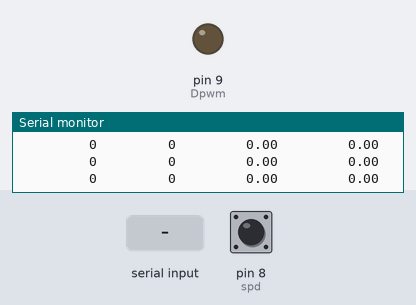
Recording of a sketch running on a simulated Arduino Uno, built with avr-gcc and run on an emulated ATmega328P. Parts: output pins drawn as LEDs (lit = HIGH), the last lines printed to the serial monitor. The test bench sets the inputs (shaded band); at power-on: pin 8 (spd) LOW.

Above: at 1.2 s.
1.3 s: "90,45\n" received over Serial
At 1.67 s:
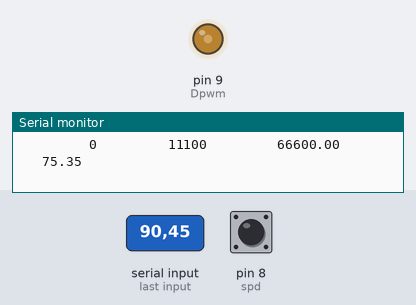
At 3.7 s:
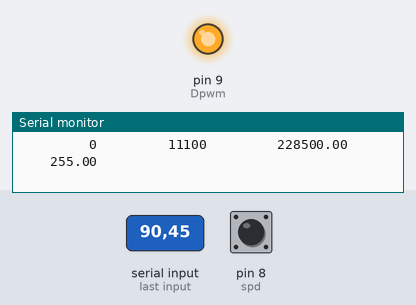
4.3 s: pin 8 (spd) driven HIGH
7.3 s: "30,150\n" received over Serial
10.3 s: "0\n" received over Serial
At 11.7 s:
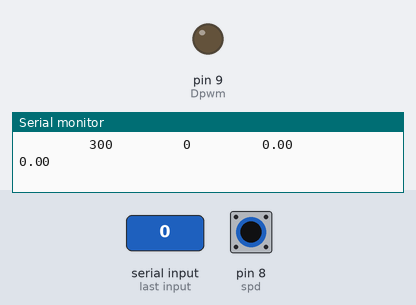
13.3 s: "5\n" received over Serial
At 14.98 s:
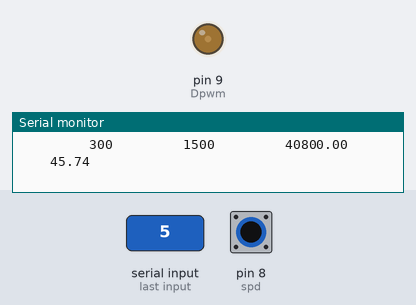
16.3 s: pin 8 (spd) pulsed LOW 2 times (0.12 s each, 0.3 s apart)
Timing chart, 0 to 20.9 s (numbered marks = the images above; inputs shaded):
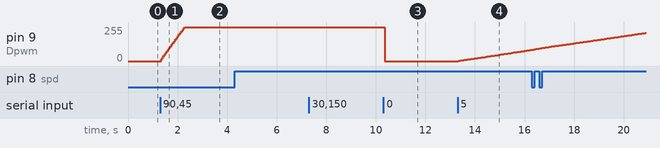

Measured:
- after the input at 1.3 s, pin 9 (Dpwm): moves from 0/255 to 255/255 over 0.96 s, starting at once
- after the input at 10.3 s, pin 9 (Dpwm): 255/255 → 0/255 after 0.06 s
- after the input at 13.3 s, pin 9 (Dpwm): moves from 0/255 to 84/255 over 3.0 s, starting at once

The sketch:

deadbeat1st.ino
```cpp
int potpin = A0;
int actual;
String inputString = "";
boolean stringComplete = false;
boolean a = true;
boolean b = true;
 boolean c = true;
int set[2];
int setpoint;
unsigned long tslr = 0;
int interval_one = 10;
int spd = 8;
int Dpwm=9;
int Dpin=7;
float e;
float I;
float P;
float integral = 0;
float Kp=0.003295;
float Ki=0.0487;
float drive;

void setup()
{
Serial.begin(9600);
inputString.reserve(200);
}

void loop() {

  if (stringComplete)
  {
    int z= inputString.toInt();
    setpoint = 300*z;
    if(setpoint > 11100 || setpoint<0)
    {
      setpoint=11100;
    }
    inputString = "";
    stringComplete = false;
    //a = false;
  }

  tslr = millis();
  bool barray[250]={0};
  float count=0;
  bool array[2];
  array[0]=0;
  array[1]=1;

 if(c==true){
  while (millis() - tslr < interval_one)
  {
    boolean b= digitalRead(spd);
    if(b>0)
    {
      if(b != array[0])
      {
        count= count+1;
        array[0]=1;
        array[1]=0;
      }
    }
    if(b==0)
    {
      array[0]=0;
      array[1]=1;
    }
  }

  actual=(count/20)*6000;
  e=setpoint-actual;
  integral=integral+e;
  P=e*Kp;
  I=integral*Ki;
  drive= (P + I)*(255./11100.);
  if ((drive)>255)
  {
           drive=255;
          integral=228500; //2272335;
  }

 if ((drive)<0)
  {
           drive=0;
          integral= 0;
  }

  if((setpoint)==0) {
     drive = 0;
     integral =0;
  }
  analogWrite(Dpwm, drive);
 }

if(setpoint != 0)
{
if(actual == setpoint || actual == setpoint - 1 )
{
  Serial.print("done");
  drive=drive;
  analogWrite(Dpwm, drive);
  c=false;
}
}

 // analogWrite(Dpwm, drive);
  Serial.print("  \t\t\t ");
  Serial.print(actual);
  Serial.print("  \t\t\t ");
  Serial.print(setpoint);
  Serial.print("  \t\t\t ");
  Serial.print(integral);
  Serial.print("  \t\t\t ");
  Serial.println(drive);


}

void serialEvent() {
  while (Serial.available()) {
    // get the new byte:
    char inChar = (char)Serial.read();
    // add it to the inputString:
    inputString += inChar;
    // if the incoming character is a newline, set a flag
    // so the main loop can do something about it:
    if (inChar == '\n') {
      stringComplete = true;
    }
  }
}
```
